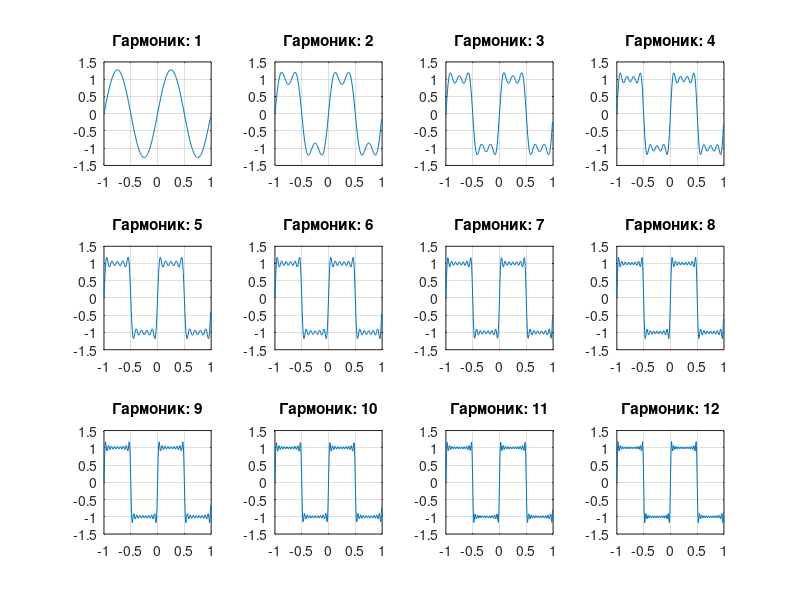

Source code (MATLAB):
clear;

N = 12;               %количество гармоник
Fs = 100;             %частота дискретизации
t = -1:1/Fs:1-1/Fs;   %вектор временных отсчётов

nh = (1:N)*2-1;
y = sin(2*pi*nh'*t);

Am = 4/pi./nh;

s1 = y.*Am';
s2 = cumsum(s1);

for k = 1:N
    subplot(3,N/3,k)
    plot(t, s2(k,:)); grid on
    %s_fft = abs(fft(s2(k,:)));
    %stem(s_fft); grid on
    title(['Гармоник: ' num2str(k)])
end
